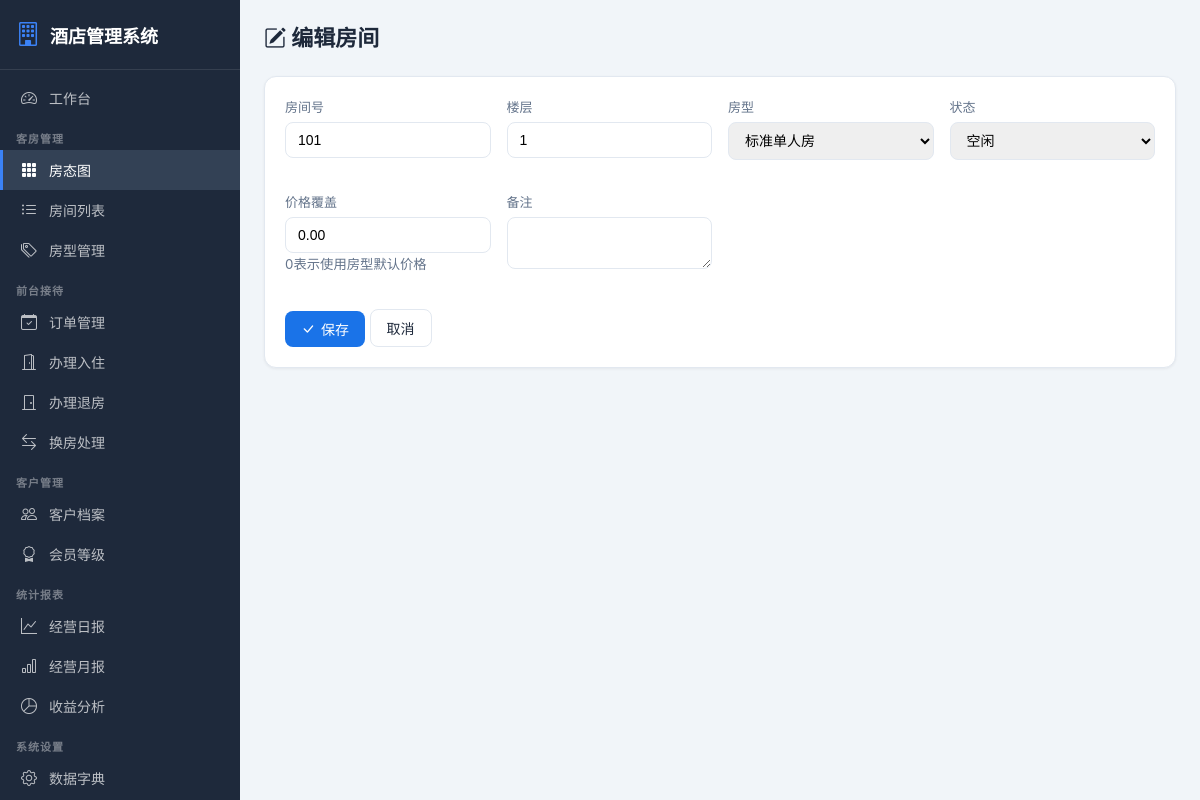
/rooms/1/edit/ (signed in), run on the app's committed database.
### rooms/models.py (models this page shows, shortened)
class Room(models.Model):
    STATUS_CHOICES = [
        ("available", "空闲"),
        ("occupied", "住人"),
        ("reserved", "预定"),
        ("dirty", "脏房"),
        ("maintenance", "维修"),
    ]
    room_number = models.CharField(verbose_name="房间号", max_length=20, unique=True)
    floor = models.IntegerField(verbose_name="楼层", default=1)
    room_type = models.ForeignKey(RoomType, on_delete=models.CASCADE, verbose_name="房型")
    status = models.CharField(verbose_name="状态", max_length=20, choices=STATUS_CHOICES, default="available")
    price_override = models.DecimalField(verbose_name="价格覆盖", max_digits=10, decimal_places=2, default=0, help_text="0表示使用房型默认价格")
    notes = models.TextField(verbose_name="备注", blank=True)
    created_at = models.DateTimeField(verbose_name="创建时间", auto_now_add=True)
    class Meta:
        verbose_name = "房间"
        verbose_name_plural = "房间管理"

### rooms/views.py (the view)
# urls.py: path("<int:pk>/edit/", views.room_edit, name="room_edit"),
@login_required
def room_edit(request, pk):
    room = get_object_or_404(Room, pk=pk)
    if request.method == "POST":
        form = RoomForm(request.POST, instance=room)
        if form.is_valid():
            form.save()
            log_operation(request.user, "编辑房间", f"编辑房间: {room.room_number}", request)
            messages.success(request, "房间更新成功")
            return redirect("rooms:room_grid")
    else:
        form = RoomForm(instance=room)
    return render(request, "rooms/room_form.html", {"form": form, "action": "编辑"})

### rooms/forms.py
class RoomForm(forms.ModelForm):
    class Meta:
        model = Room
        fields = ["room_number", "floor", "room_type", "status", "price_override", "notes"]
        widgets = {
            "room_number": forms.TextInput(attrs={"class":"form-control"}),
            "floor": forms.NumberInput(attrs={"class":"form-control"}),
            "room_type": forms.Select(attrs={"class":"form-control"}),
            "status": forms.Select(attrs={"class":"form-control"}),
            "price_override": forms.NumberInput(attrs={"class":"form-control","step":"0.01"}),
            "notes": forms.Textarea(attrs={"class":"form-control","rows":2}),
        }

### rooms/models.py (called while the page is built)
    def __str__(self):
        return self.name

### rooms/templates/rooms/room_form.html (shortened to what this page needs)
{% extends 'base.html' %}
{% block content %}
<div class="page-header">
    <h1><i class="bi bi-{% if action == '创建' %}plus-circle{% else %}pencil-square{% endif %}"></i> {{ action }}房间</h1>
</div>
<div class="card">
    <div class="card-body">
        <form method="post">
            <div class="form-row">
                {% for field in form %}
                <div class="form-group">
                    <label class="form-label">{{ field.label }}</label>
                    {{ field }}
                    {% if field.help_text %}<small style="color:var(--text-light)">{{ field.help_text }}</small>{% endif %}
                </div>
                {% endfor %}
            </div>
            <div style="margin-top:20px">
                <button type="submit" class="btn btn-primary"><i class="bi bi-check-lg"></i> 保存</button>
                <a href="{% url 'rooms:room_grid' %}" class="btn btn-outline">取消</a>
            </div>
        </form>
    </div>
</div>
{% endblock %}

### static/css/style.css (style rules this page uses)
:root { --primary: #1a73e8; --primary-dark: #1557b0; --sidebar-bg: #1e293b; --sidebar-hover: #334155; --bg: #f1f5f9; --card-bg: #ffffff; --text: #1e293b; --text-light: #64748b; --border: #e2e8f0; --success: #10b981; --warning: #f59e0b; --danger: #ef4444; --info: #3b82f6; }
* { margin: 0; padding: 0; box-sizing: border-box; }
body { font-family: -apple-system, BlinkMacSystemFont, "Segoe UI", Roboto, "PingFang SC", "Microsoft YaHei", sans-serif; background: var(--bg); color: var(--text); display: flex; min-height: 100vh; }
.page-header { display: flex; justify-content: space-between; align-items: center; margin-bottom: 24px; }
.page-header h1 { font-size: 22px; font-weight: 700; }
.card { background: var(--card-bg); border-radius: 12px; box-shadow: 0 1px 3px rgba(0,0,0,0.06); border: 1px solid var(--border); margin-bottom: 16px; }
.card-body { padding: 20px; }
.btn { display: inline-flex; align-items: center; gap: 6px; padding: 8px 16px; border-radius: 8px; font-size: 14px; font-weight: 500; border: none; cursor: pointer; text-decoration: none; transition: all 0.15s; }
.btn-primary { background: var(--primary); color: #fff; }
.btn-outline { background: transparent; border: 1px solid var(--border); color: var(--text); }
.form-group { margin-bottom: 16px; }
.form-label { display: block; margin-bottom: 6px; font-size: 13px; font-weight: 500; color: var(--text-light); }
.form-control { width: 100%; padding: 9px 12px; border: 1px solid var(--border); border-radius: 8px; font-size: 14px; transition: border-color 0.15s; }
.form-row { display: grid; grid-template-columns: repeat(auto-fit, minmax(200px, 1fr)); gap: 16px; }

### data on the page
Room: form "101" "1" "标准单人房" "空闲" "0.00"

### other printed values
{{ action }} "编辑"
{{ field.label }} "房间号" "楼层" "房型" "状态" "价格覆盖" "备注"
{{ field.help_text }} "0表示使用房型默认价格"
